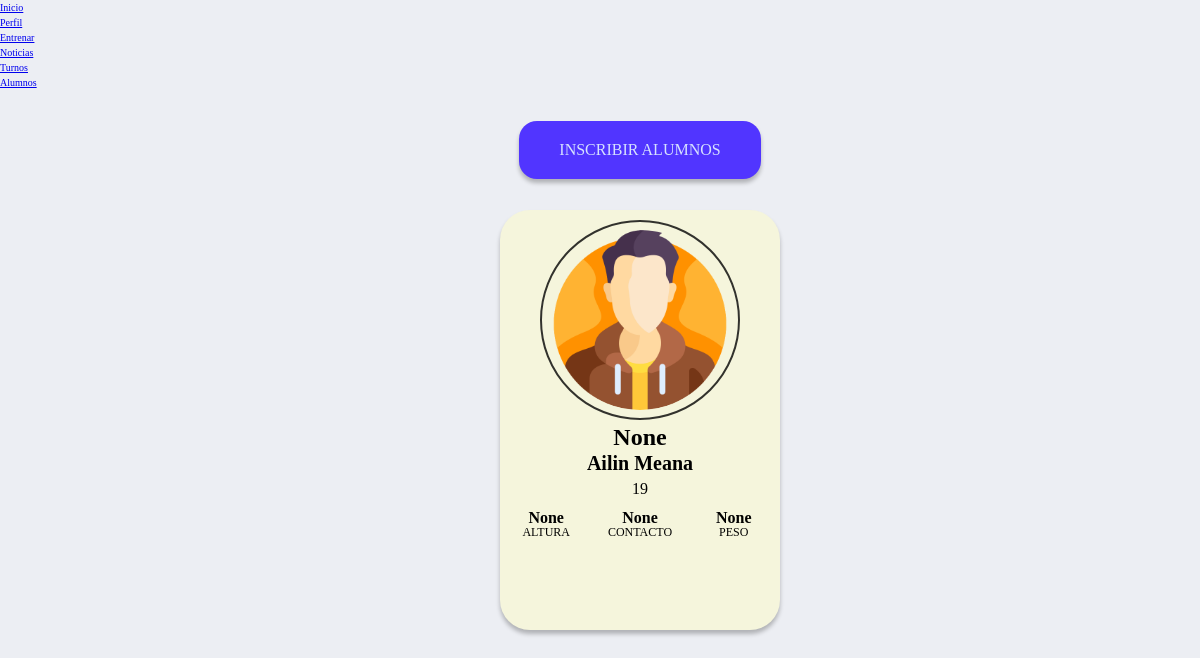
Before: /u/alumnos/admin with the older database file.
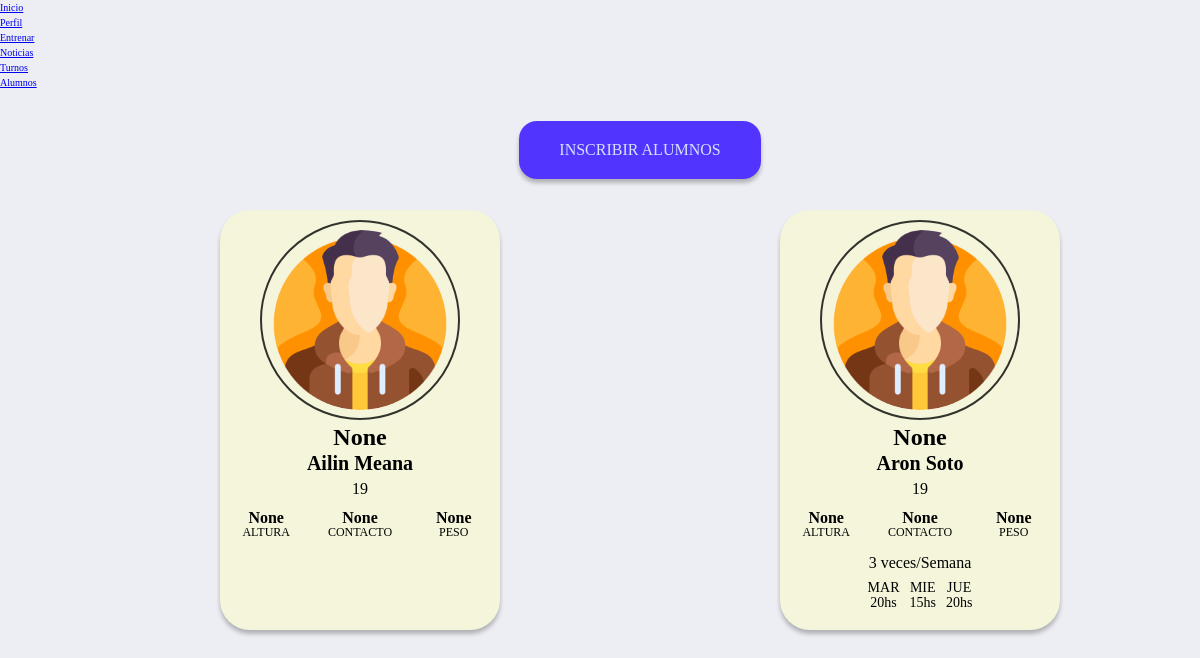
After: the same page with the newer database file.
### personas/models.py (models this page shows, shortened)
class Persona(AbstractUser):
    generos = (
        ("hombre", "hombre"),
        ("mujer", "mujer"),
        ("otro", "otro")
    )
    tipo = (
        ("profe", "Profesor"),
        ("alumno", "Alumno"),
        ("admin", "Administrador")
    )
    username = models.CharField("Nombre de usuario", unique=True, max_length= 100)
    email = models.EmailField("Correo Electrónico",max_length=254, blank = True, null = True)
    rango = models.CharField("Rango", max_length=20, choices=tipo)
    contraseña = models.CharField("Contraseña",max_length= 100,default="")
    nombre = models.CharField(max_length=100)
    apodo = models.CharField(max_length=50,blank = True, null = True)
    genero = models.CharField(max_length=20, choices=generos,blank = True, null = True)
    foto_de_perfil = models.ImageField(upload_to='images/fotos_de_perfil/', blank = True, null = True)
    apellido = models.CharField(max_length=100)
    telefono = models.CharField(max_length=15, blank = True, null = True)
    altura = models.CharField(max_length=5, blank = True, null = True)
    peso = models.CharField(max_length=5, blank = True, null = True)
    edad = models.CharField(max_length=3, blank = True, null = True)
    biografia = models.TextField(blank = True, null = True)
    link_playlist = models.URLField(default="")
    admin = models.BooleanField(default=False)
    is_active = models.BooleanField( default=True)
    USERNAME_FIELD ="username"
    REQUIRED_FIELDS= ["email","nombre","apellido","edad"]
    objects = MyAccountManager()

class Turno(models.Model):
    cantidad_de_dias =(
        ("2 veces/Semana", "2 veces/Semana"),
        ("3 veces/Semana", "3 veces/Semana"),
        ("5 veces/Semana", "5 veces/Semana"),
    )
    profesores =(
        ("Javi", "Javi"),
        ("Pablo", "Pablo"),
        ("Lauti", "Lauti"),
    )
    plan= models.CharField(max_length = 50, choices = cantidad_de_dias)
    alumno = models.ManyToManyField(Persona)
    dias = models.ManyToManyField(Dia)
    def __str__(self):
        return self.plan

class Dia(models.Model):
    dias = (
        ("lunes","Lunes"),
        ("martes","Martes"),
        ("miercoles","Miercoles"),
        ("jueves","Jueves"),
        ("viernes","Viernes"),
    )
    dia = models.CharField(max_length=20, choices=dias, default="Ninguno")
    hora = models.IntegerField(default=0)

### personas/views.py (the view, shortened to what this page needs)
# urls.py: path("alumnos/admin", AdminAlumnos.as_view(), name ="adminAlumnos"),
class AdminAlumnos(generic.View):
    model = Persona
    template_name = "admin_alumnos.html"
    def get(self,request,*args,**kwargs):
        personas = Persona.objects.filter(rango="alumno")
        return render(request, self.template_name,{
            'personas': personas
        })

### personas/templates/admin_alumnos.html (shortened to what this page needs)
{% load static %}
<!DOCTYPE html>
<html lang="es">
<head>
    <link rel="stylesheet" type="text/css" href="{% static 'css/styles_menu.css' %}">
    <link rel="stylesheet" type="text/css" href="{% static 'css/styles_menu-celu.css' %}">
    <link rel="stylesheet" href="{% static 'css/styles_admin-cambiarplanes.css' %}">
    <link rel="stylesheet" type="text/css" href="{% static 'css/styles_admin_alumnos.css' %}">
</head>
<body>
    <div class="navigation" id="navigation">
        <ul>
            <li class="list">
                <a href="{% url 'login_profe' %}">
                    <span class="text">Inicio</span>
                </a>
            </li>
            <li class="list active">
                <a href="admin_perfil.html">
                    <span class="text">Perfil</span>
                </a>
            </li>
            <li class="list">
                <a href="{% url 'entrenamiento:ejerciciosAdmin' %}">
                    <span class="text">Entrenar</span>
                </a>
            </li>
            <li class="list">
                <a href="{% url 'posts:noticias' %}">
                    <span class="text">Noticias</span>
                </a>
            </li>
            <li class="list">
                <a href="{% url 'personas:adminTurnos' %}">
                    <span class="text">Turnos</span>
                </a>
            </li>
            <li class="list">
                <a href="{% url 'personas:adminAlumnos' %}">
                    <span class="text">Alumnos</span>
                </a>
            </li>
        </ul>
    </div>
    <div class="register-pupil">
        <button id="register-pupil">
            <p>INSCRIBIR ALUMNOS</p>
        </button>
    </div>
    <div class="cards-container">
        {% for person in personas %}
            <div class="card-info">
                <figure><img src="{% if person.foto_de_perfil %} {{person.foto_de_perfil}} {% else %} {% static 'images/avatar/11.png' %} {% endif %}" alt=""></figure>
                <div class="pupil_data--name" id="pupil_data--name">
                    <h1>{{person.apodo}}</h1>
                    <h3>{{person.nombre}} {{person.apellido}}</h3>
                    <p>{{person.edad}}</p>
                </div>
                <ol class="pupil_data--numbers" id="pupil_data--numbers">
                    <li>
                        <h5>{{person.altura}}</h5>
                        <p>ALTURA</p>
                    </li>
                    <li>
                        <h5>{{person.telefono}}</h5>
                        <p>CONTACTO</p>
                    </li>
                    <li>
                        <h5>{{person.peso}}</h5>
                        <p>PESO</li>
                </ol>
                <p class="pupil_plan">{{person.turno_set.all.0}}</p>
                <ul class="pupil_plan-days">
                    {% for fecha in person.turno_set.all.0.dias.all %}
                        <li>
                            <p>{{fecha.dia|slice:":3"|upper}}</p>
                            <p>{{fecha.hora}}hs</p>
                        </li>
                    {% endfor %}
                </ul>
            </div>
        {% endfor %}
    </div>
</body>
</html>

Changed rows visible on the page:
added Persona: apodo "None", nombre "Aron", apellido "Soto", edad "19", altura "None", telefono "None", peso "None", turno_set.all.0 "3 veces/Semana"
added Dia: dia "MAR", hora "20"
added Dia: dia "MIE", hora "15"
added Dia: dia "JUE", hora "20"
